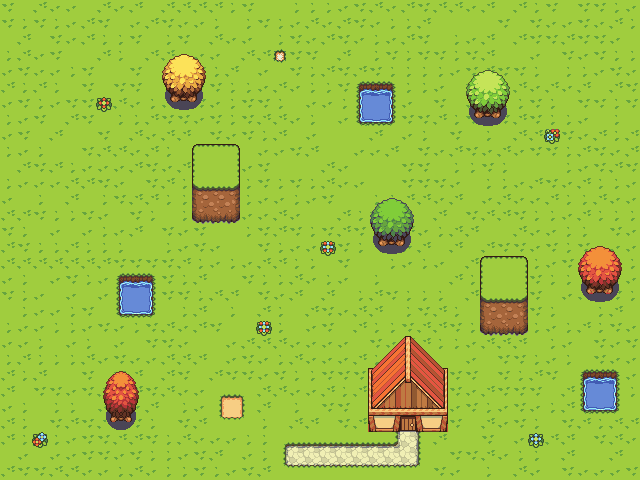

This game map was drawn from its Tiled (.tmx) file and the tilesets committed beside it. A one-line description and the trimmed map source follow:
An orthogonal 40x30 tile map with 16x16 px tiles, 3 tile layers (Background, Terrain, Trees).

<map version="1.10" tiledversion="1.11.0" orientation="orthogonal" renderorder="right-down" width="40" height="30" tilewidth="16" tileheight="16" infinite="0" nextlayerid="4" nextobjectid="1">
 <tileset firstgid="1" name="tileset" tilewidth="16" tileheight="16" tilecount="2112" columns="33">
  <image source="tileset.png" trans="000000" width="528" height="1024" />
 </tileset>
 <layer id="1" name="Background" width="40" height="30">
  <data>[1200 cells, 1200 non-empty, 5 distinct tile ids]</data>
 </layer>
 <layer id="2" name="Terrain" width="40" height="30">
  <data>[1200 cells, 133 non-empty, 78 distinct tile ids]</data>
 </layer>
 <layer id="3" name="Trees" width="40" height="30">
  <data>[1200 cells, 60 non-empty, 60 distinct tile ids]</data>
 </layer>
</map>
